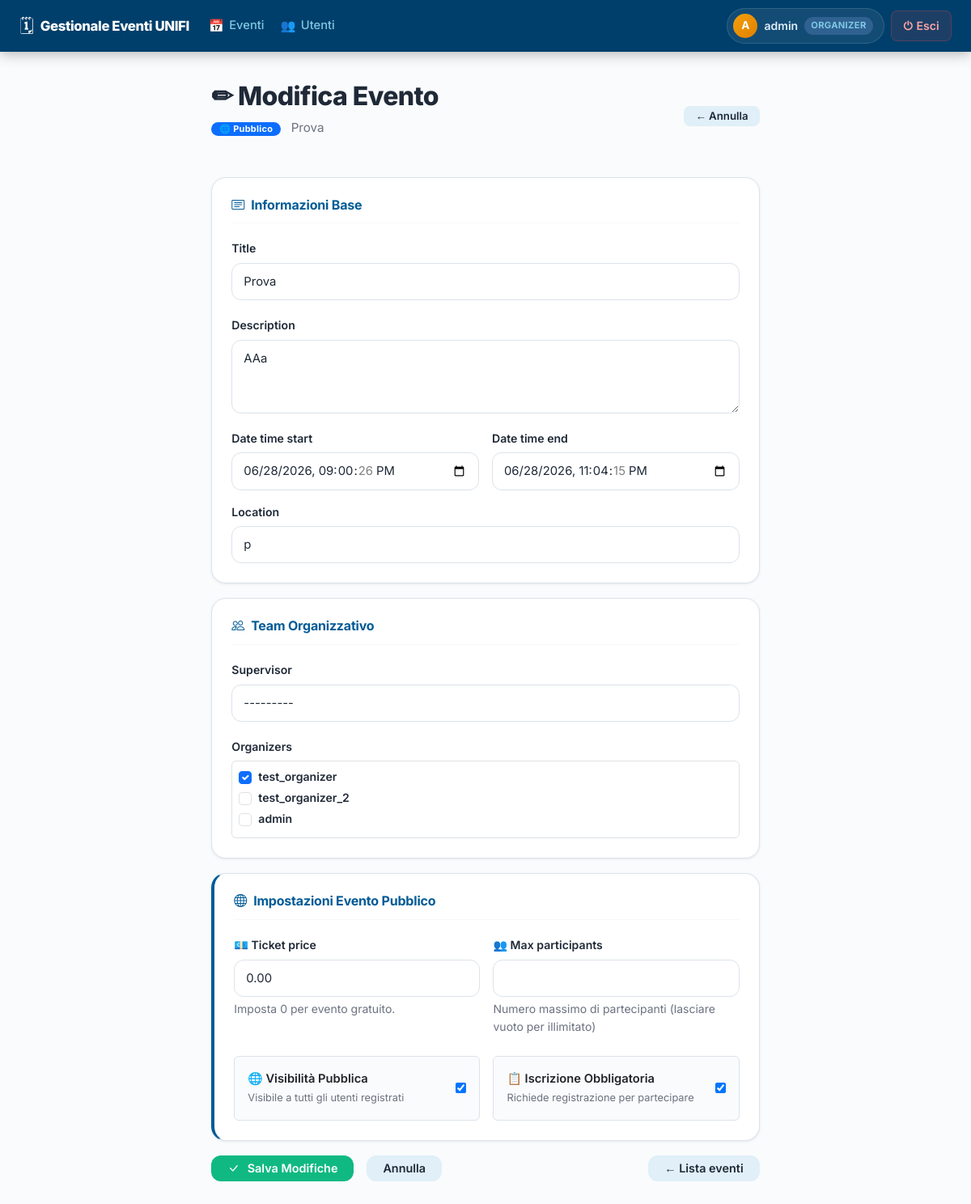
Page /5/modifica_evento_pubblico/ (signed in) on the committed database.
### users/models.py (models this page shows, shortened)
class CustomUser(AbstractUser):
    RUOLO_CHOICES = [
        ('ORGANIZER', 'Organizzatore'),
        ('ATTENDEE', 'Partecipante'),
    ]
    ruolo = models.CharField(max_length=20, choices=RUOLO_CHOICES, default='ATTENDEE')
    telefono = models.CharField(max_length=15, blank=True, null=True)
    organizer_attivo = models.BooleanField(default=True)

### events/models.py (models this page shows, shortened)
class Event(models.Model):
    TIPO_CHOICES = [
        ('PUBLIC', 'Pubblico'),
        ('PRIVATE', 'Privato'),
    ]
    tipo = models.CharField(max_length=10, choices=TIPO_CHOICES, default='PUBLIC')
    title = models.CharField(max_length=200)
    description = models.TextField()
    date_time_start = models.DateTimeField(default=datetime.now())
    date_time_end = models.DateTimeField(default= datetime(2026, 6, 30, 23, 47, 15))
    location = models.CharField(max_length=200)
    supervisor = models.ForeignKey(
        settings.AUTH_USER_MODEL,
        on_delete=models.SET_NULL,
        null=True,
        related_name='supervised_events'
    )
    organizers = models.ManyToManyField(
        settings.AUTH_USER_MODEL,
        related_name='organized_events'
    )
    stato = models.IntegerField(default=0)

class PublicEvent(Event):
    ticket_price = models.DecimalField(
        max_digits=8,
        decimal_places=2,
        default=0
    )
    public_visibility = models.BooleanField(
        default=True
    )
    registration_required = models.BooleanField(
        default=True
    )
    max_participants = models.PositiveIntegerField(
        null=True,
        blank=True,
        help_text="Numero massimo di partecipanti (lasciare vuoto per illimitato)"
    )

### events/views.py (the view)
# urls.py: path('<int:pk>/modifica_evento_pubblico/', PublicEventUpdateView.as_view() , name='modifica_evento_pubblico'),
class PublicEventUpdateView(LoginRequiredMixin, UserPassesTestMixin, UpdateView):
    model = PublicEvent
    form_class = PublicEventForm
    template_name = 'events/modifica_evento_pubblico.html'
    success_url = reverse_lazy('lista_eventi')
    def test_func(self):
        user = self.request.user
        if user.is_superuser:
            return True
        if user.ruolo != 'ORGANIZER':
            return False
        event = get_object_or_404(Event, pk=self.kwargs['pk'])
        return user == event.supervisor or event.organizers.filter(id=user.id).exists()
    def get_object(self, queryset=None):
        event = get_object_or_404(Event, pk=self.kwargs['pk'])
        try:
            return event.publicevent
        except PublicEvent.DoesNotExist:
            pub = PublicEvent(
                event_ptr_id=event.pk,
                ticket_price=0,
                public_visibility=True,
                registration_required=True,
                max_participants=None,
            )
            pub.save_base(raw=True)
            event.tipo = 'PUBLIC'
            event.save(update_fields=['tipo'])
            return PublicEvent.objects.get(pk=event.pk)
    def get_context_data(self, **kwargs):
        context = super().get_context_data(**kwargs)
        context['tipo_evento'] = 'Pubblico'
        return context

### events/templates/events/modifica_evento_pubblico.html (shortened to what this page needs)
{% extends 'events/base.html' %}
{% load static %}
{% block content %}
<div class="container">
    <div class="row justify-content-center">
        <div class="col-12 col-md-10 col-lg-8">
            <div class="page-header">
                <div>
                    <h1 class="page-title">✏ Modifica Evento</h1>
                    <p class="page-subtitle">
                        <span class="badge bg-primary me-2" style="font-size:.72em; vertical-align:middle;">🌐 Pubblico</span>
                        {{ form.instance.title }}
                    </p>
                </div>
                <a href="{% url 'dettaglio_evento' form.instance.pk %}" class="btn btn-secondary btn-sm">← Annulla</a>
            </div>
            <form method="post" novalidate>
                <div class="card">
                    <h2 class="section-title mt-0" style="color:var(--color-primary);">
                        <i class="bi bi-card-text me-2"></i>Informazioni Base
                    </h2>
                    <hr style="margin-top:0; margin-bottom:20px;">
                    <div class="form-group">
                        <label for="{{ form.title.id_for_label }}" class="form-label">{{ form.title.label }}</label>
                        {{ form.title }}
                    </div>
                    <div class="form-group">
                        <label for="{{ form.description.id_for_label }}" class="form-label">{{ form.description.label }}</label>
                        {{ form.description }}
                    </div>
                    <div class="row g-3">
                        <div class="col-12 col-md-6">
                            <div class="form-group mb-0">
                                <label for="{{ form.date_time_start.id_for_label }}" class="form-label">{{ form.date_time_start.label }}</label>
                                {{ form.date_time_start }}
                            </div>
                        </div>
                        <div class="col-12 col-md-6">
                            <div class="form-group mb-0">
                                <label for="{{ form.date_time_end.id_for_label }}" class="form-label">{{ form.date_time_end.label }}</label>
                                {{ form.date_time_end }}
                            </div>
                        </div>
                    </div>
                    <div class="form-group mt-3 mb-0">
                        <label for="{{ form.location.id_for_label }}" class="form-label">{{ form.location.label }}</label>
                        {{ form.location }}
                    </div>
                </div>
                <div class="card">
                    <h2 class="section-title mt-0" style="color:var(--color-primary);">
                        <i class="bi bi-people me-2"></i>Team Organizzativo
                    </h2>
                    <hr style="margin-top:0; margin-bottom:20px;">
                    <div class="form-group">
                        <label for="{{ form.supervisor.id_for_label }}" class="form-label">{{ form.supervisor.label }}</label>
                        {{ form.supervisor }}
                    </div>
                    <div class="form-group mb-0">
                        <label for="{{ form.organizers.id_for_label }}" class="form-label">{{ form.organizers.label }}</label>
                        <div class="d-none d-md-block border rounded p-2 mt-1"
                             style="max-height:220px; overflow-y:auto;"
                             data-organizer-checkboxes-for="{{ form.organizers.id_for_label }}">
                            {% for choice_value, choice_label in form.organizers.field.choices %}
                            <div class="form-check">
                                <input type="checkbox" class="form-check-input" value="{{ choice_value }}"
                                       id="chk_organizers_pub_{{ forloop.counter }}">
                                <label class="form-check-label" for="chk_organizers_pub_{{ forloop.counter }}">{{ choice_label }}</label>
                            </div>
                            {% endfor %}
                        </div>
                    </div>
                </div>
                <div class="card" style="border-left:4px solid var(--color-primary);">
                    <h2 class="section-title mt-0" style="color:var(--color-primary);">
                        <i class="bi bi-globe me-2"></i>Impostazioni Evento Pubblico
                    </h2>
                    <hr style="margin-top:0; margin-bottom:20px;">
                    <div class="row g-3 mb-4">
                        <div class="col-12 col-md-6">
                            <div class="form-group mb-0">
                                <label for="{{ form.ticket_price.id_for_label }}" class="form-label">
                                    💶 {{ form.ticket_price.label }}
                                </label>
                                {{ form.ticket_price }}
                                <small style="color:var(--text-secondary);display:block;margin-top:4px;">Imposta 0 per evento gratuito.</small>
                            </div>
                        </div>
                        <div class="col-12 col-md-6">
                            <div class="form-group mb-0">
                                <label for="{{ form.max_participants.id_for_label }}" class="form-label">
                                    👥 {{ form.max_participants.label }}
                                </label>
                                {{ form.max_participants }}
                                {% if form.max_participants.help_text %}
                                <small style="color:var(--text-secondary);display:block;margin-top:4px;">{{ form.max_participants.help_text }}</small>
                                {% endif %}
                            </div>
                        </div>
                    </div>
                    <div class="row g-3">
                        <div class="col-12 col-md-6">
                            <div class="p-3 rounded d-flex align-items-center justify-content-between gap-3"
                                style="background:var(--bg-body);border:1px solid var(--border-color);">
                                <div>
                                    <div class="fw-semibold" style="font-size:.92rem;">🌐 Visibilità Pubblica</div>
                                    <div style="font-size:.8rem;color:var(--text-secondary);margin-top:2px;">
                                        Visibile a tutti gli utenti registrati
                                    </div>
                                </div>
                                {{ form.public_visibility }}
                            </div>
                        </div>
                        <div class="col-12 col-md-6">
                            <div class="p-3 rounded d-flex align-items-center justify-content-between gap-3"
                                style="background:var(--bg-body);border:1px solid var(--border-color);">
                                <div>
                                    <div class="fw-semibold" style="font-size:.92rem;">📋 Iscrizione Obbligatoria</div>
                                    <div style="font-size:.8rem;color:var(--text-secondary);margin-top:2px;">
                                        Richiede registrazione per partecipare
                                    </div>
                                </div>
                                {{ form.registration_required }}
                            </div>
                        </div>
                    </div>
                </div>
                <div class="d-flex gap-3 mt-2 mb-4 flex-wrap">
                    <button type="submit" class="btn btn-success">
                        <i class="bi bi-check-lg me-1"></i>Salva Modifiche
                    </button>
                    <a href="{% url 'dettaglio_evento' form.instance.pk %}" class="btn btn-secondary">Annulla</a>
                    <a href="{% url 'lista_eventi' %}" class="btn btn-secondary ms-auto">← Lista eventi</a>
                </div>
            </form>
        </div>
    </div>
</div>
{% endblock %}

### events/templates/events/base.html (shortened to what this page needs)
{% load static %}
<!DOCTYPE html>
<html lang="it">
<head>
    <link href="https://cdn.jsdelivr.net/npm/bootstrap@5.3.3/dist/css/bootstrap.min.css" rel="stylesheet">
    <link rel="stylesheet" href="https://cdn.jsdelivr.net/npm/bootstrap-icons@1.11.3/font/bootstrap-icons.min.css">
    <link rel="stylesheet" href="{% static 'events/css/style.css' %}?v=3">
</head>
<body>
    <nav class="navbar navbar-expand-md navbar-dark fixed-top px-3 px-md-4" id="main-navbar">
        <div class="navbar-brand d-flex align-items-center gap-2">
            <span class="navbar-logo">🗓</span>
            <span class="navbar-title">Gestionale Eventi UNIFI</span>
        </div>
        <div class="collapse navbar-collapse" id="navbarContent">
            <ul class="navbar-nav me-auto gap-1 mt-2 mt-md-0">
                <li class="nav-item">
                    <a href="{% url 'lista_eventi' %}" class="nav-link {% block nav_active_eventi %}{% endblock %}">
                        <span class="nav-icon">📅</span> Eventi
                    </a>
                </li>
                <li class="nav-item">
                    <a href="{% url 'lista_utenti' %}" class="nav-link {% block nav_active_utenti %}{% endblock %}">
                        <span class="nav-icon">👥</span> Utenti
                    </a>
                </li>
            </ul>
            <div class="d-flex align-items-center gap-2 mt-3 mt-md-0 mb-2 mb-md-0">
                <a href="{% url 'dettaglio_profilo' user.pk %}" class="nav-user-badge" id="nav-profile-link">
                    <span class="nav-avatar">{{ user.username|slice:":1"|upper }}</span>
                    <span class="nav-username">{{ user.username }}</span>
                    <span class="nav-role-chip">{{ user.ruolo }}</span>
                </a>
                <form action="{% url 'logout' %}" method="post" class="m-0">
                    <button type="submit" class="nav-logout-btn" id="nav-logout-btn">
                        <span>⏻</span> Esci
                    </button>
                </form>
            </div>
        </div>
    </nav>
    <div class="page-wrapper">
        {% block content %}{% endblock %}
    </div>
</body>
</html>

### rows in the picture
CustomUser: username "A", username "admin", ruolo "ORGANIZER", choices "admin"
Event: instance "Prova", title "Prova", description "AAa"
CustomUser: choices "test_organizer"
CustomUser: choices "test_organizer_2"
PublicEvent: ticket_price "0.00", public_visibility "☑", registration_required "☑"
